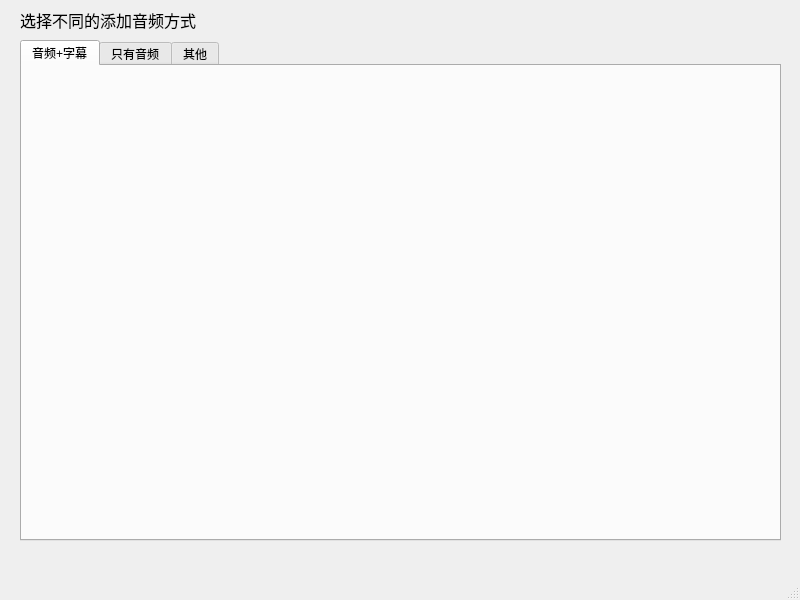
<?xml version="1.0" encoding="UTF-8"?>
<ui version="4.0">
 <class>MainWindow</class>
 <widget class="QMainWindow" name="MainWindow">
  <property name="geometry">
   <rect>
    <x>0</x>
    <y>0</y>
    <width>800</width>
    <height>600</height>
   </rect>
  </property>
  <property name="windowTitle">
   <string>为数据集添加音频</string>
  </property>
  <widget class="QWidget" name="centralwidget">
   <widget class="QTabWidget" name="tabWidget">
    <property name="geometry">
     <rect>
      <x>20</x>
      <y>40</y>
      <width>761</width>
      <height>501</height>
     </rect>
    </property>
    <property name="currentIndex">
     <number>0</number>
    </property>
    <widget class="QWidget" name="tab">
     <attribute name="title">
      <string>音频+字幕</string>
     </attribute>
    </widget>
    <widget class="QWidget" name="tab_2">
     <attribute name="title">
      <string>只有音频</string>
     </attribute>
     <widget class="QLabel" name="label_2">
      <property name="geometry">
       <rect>
        <x>110</x>
        <y>60</y>
        <width>53</width>
        <height>16</height>
       </rect>
      </property>
      <property name="text">
       <string>todo...</string>
      </property>
     </widget>
    </widget>
    <widget class="QWidget" name="tab_3">
     <attribute name="title">
      <string>其他</string>
     </attribute>
     <widget class="QLabel" name="label">
      <property name="geometry">
       <rect>
        <x>80</x>
        <y>60</y>
        <width>53</width>
        <height>16</height>
       </rect>
      </property>
      <property name="text">
       <string>todo...</string>
      </property>
     </widget>
    </widget>
   </widget>
   <widget class="QLabel" name="label_3">
    <property name="geometry">
     <rect>
      <x>20</x>
      <y>10</y>
      <width>371</width>
      <height>20</height>
     </rect>
    </property>
    <property name="font">
     <font>
      <pointsize>12</pointsize>
     </font>
    </property>
    <property name="text">
     <string>选择不同的添加音频方式</string>
    </property>
   </widget>
  </widget>
  <widget class="QMenuBar" name="menubar">
   <property name="geometry">
    <rect>
     <x>0</x>
     <y>0</y>
     <width>800</width>
     <height>22</height>
    </rect>
   </property>
  </widget>
  <widget class="QStatusBar" name="statusbar"/>
 </widget>
 <resources/>
 <connections/>
</ui>
